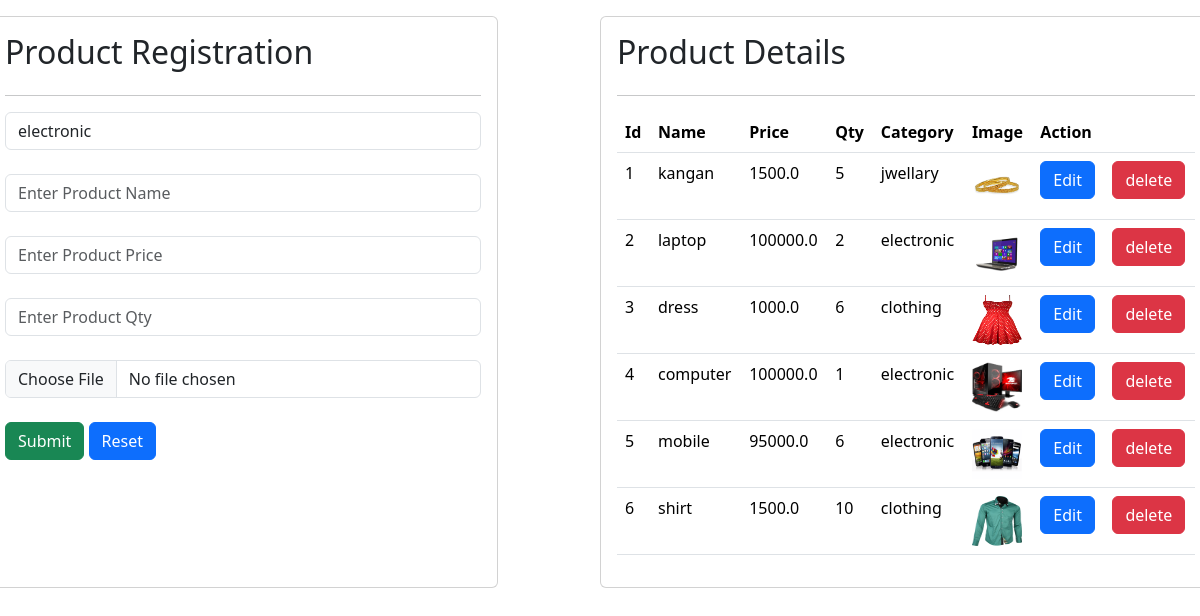
The page / on the database its author committed.
### myapp/models.py (models this page shows, shortened)
class product(models.Model):
    Category = models.ForeignKey(Category,on_delete=models.CASCADE,null=True)
    name = models.CharField(max_length=50)
    price = models.FloatField()
    qty = models.IntegerField()
    image = models.ImageField(upload_to="image",default="test.png")

class Category(models.Model):
    name = models.CharField(max_length=20)

### myapp/views.py (the view)
# urls.py: 2. Add a URL to urlpatterns:  path('', views.home, name='home')
def home(request):
    Products = product.objects.all()
    category = Category.objects.all()
    if request.method=='POST':
        cat = request.POST['cat']
        name = request.POST['name']
        price = request.POST['price']
        qty = request.POST['qty']
        image = request.FILES['image']
        categories =  Category.objects.get(pk=cat)
        product.objects.create(name=name,price=price,qty=qty,image=image,Category=categories)
        return render(request,"home.html",{"Products":Products,"category":category})
    else:
        return render(request,"home.html",{"Products":Products,"category":category})

### myapp/templates/home.html (shortened to what this page needs)
<!DOCTYPE html>
<html lang="en">
<head>
    <link href="https://cdn.jsdelivr.net/npm/bootstrap@5.3.8/dist/css/bootstrap.min.css" rel="stylesheet">
</head>
<body>
    <div class="contanier">
        <div class="row mt-3">
            <div class="col-5 card p-3">
                <h2>Product Registration</h2>
                <hr>
                <form action="" method="post" enctype="multipart/form-data">
                    <select name="cat" id="cat" class="form-control">
                        {%for cat in category%}
                        <option value="{{cat.id}}" {% if prod.Category_id == cat.id %}selected{% endif %}>{{cat.name}}</option>
                        {%endfor%}
                    </select>
                    <br>
                    <input type="text" name="name" placeholder="Enter Product Name" class="form-control" value="{{prod.name}}">
                    <br>
                    <input type="text" name="price" placeholder="Enter Product Price" class="form-control" value="{{prod.price}}">
                    <br>
                    <input type="text" name="qty" placeholder="Enter Product Qty" class="form-control" value="{{prod.qty}}">
                    <br>
                    <input type="file" name="image" class="form-control" value="{{prod.image}}">
                    <br>
                    <input type="submit" class="btn btn-success">
                    <input type="reset" class="btn btn-primary">
                </form>
            </div>
            <div class="col-1">
            </div>
            <div class="col-6 card p-3">
                <h2>Product Details</h2>
                <hr>
                <table class="table">
                    <tr>
                        <th>Id</th>
                        <th>Name</th>
                        <th>Price</th>
                        <th>Qty</th>
                        <th>Category</th>
                        <th>Image</th>
                        <th colspan="2">Action</th>
                    </tr>
                    {%for prod in Products%}
                    <tr>
                        <td>{{forloop.counter}}</td>
                        <td>{{prod.name}}</td>
                        <td>{{prod.price}}</td>
                        <td>{{prod.qty}}</td>
                        <td>{{prod.Category.name}}</td>
                        <td><img src="media/{{prod.image}}" alt="{{prod.image}}" height="50px" width="50px"></td>
                        <td><a href="{%url 'edit'%}?id={{prod.id}}" class="btn btn-primary">Edit</a></td>
                        <td><a href="{%url 'delete'%}?id={{prod.id}}" class="btn btn-danger">delete</a></td>
                    </tr>
                    {%endfor%}
                </table>
            </div>
        </div>
    </div>
</body>
</html>

### rows shown on the page
product: name "kangan", price "1500.0", qty "5", Category.name "jwellary", image (picture)
product: name "laptop", price "100000.0", qty "2", Category.name "electronic", image (picture)
product: name "dress", price "1000.0", qty "6", Category.name "clothing", image (picture)
product: name "computer", price "100000.0", qty "1", Category.name "electronic", image (picture)
product: name "mobile", price "95000.0", qty "6", Category.name "electronic", image (picture)
product: name "shirt", price "1500.0", qty "10", Category.name "clothing", image (picture)

### other values the page prints
form field cat "electronic"
